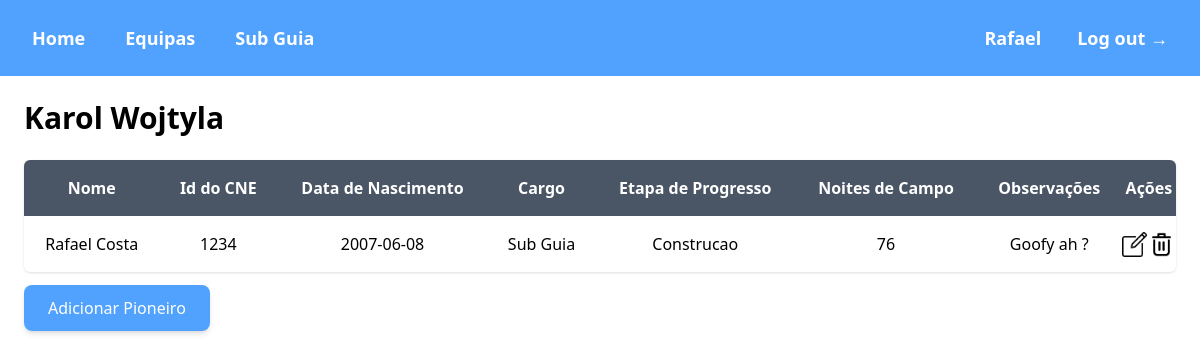
Page /public/karol.php (signed in) on the earlier database version.
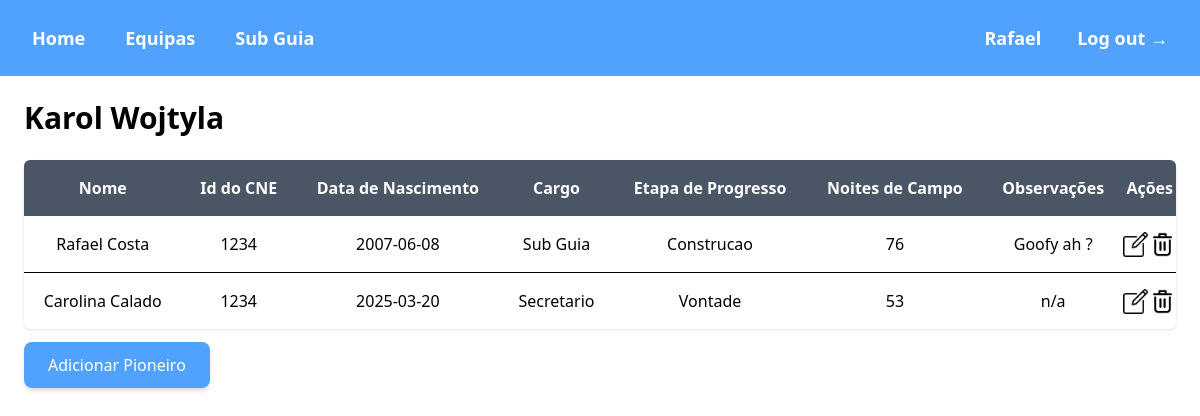
Same page on the later database version.
### tables this page shows
CREATE TABLE `pioneiros` (
  `id` int(11) NOT NULL,
  `nome` varchar(50) NOT NULL,
  `id_cne` int(11) NOT NULL,
  `dt_nascimento` date NOT NULL,
  `noites_campo` int(11) NOT NULL,
  `observacoes` text NOT NULL,
  `cargo_fk` int(11) NOT NULL,
  `equipa_fk` int(11) NOT NULL,
  `etapa_progresso_fk` int(11) NOT NULL
);

CREATE TABLE `cargos` (
  `cargo_id` int(11) NOT NULL,
  `cargo` varchar(20) NOT NULL
);

CREATE TABLE `etapas_progresso` (
  `etapa_id` int(11) NOT NULL,
  `etapa_progresso` varchar(20) NOT NULL
);

### public/karol.php (the view, shortened to what this page needs)
<?php
    require '../private/connection.php';
    $equipa = $_SESSION['equipa'];
?>
<!DOCTYPE html>
<html lang="en">
<head>
    <script src="https://unpkg.com/@tailwindcss/browser@4"></script>
</head>
<body>
    <?php include('header.php'); ?>
    <div class="p-6">
        <div class="max-w-[1450px] mx-auto">
            <h2 class="text-3xl font-bold">Karol Wojtyla</h2>
            <div class="mt-6 bg-white shadow-sm rounded-md overflow-hidden">
                <div class="overflow-x-auto">
                <?php
                    $selectPioneiros = "SELECT p.id, p.nome, p.id_cne, p.dt_nascimento, c.cargo, e.equipa, ep.etapa_progresso, p.noites_campo, p.observacoes FROM pioneiros as p
                    join cargos as c on p.cargo_fk = c.cargo_id
                    join equipas as e on p.equipa_fk = e.equipa_id
                    join etapas_progresso as ep on p.etapa_progresso_fk = ep.etapa_id
                    where e.equipa = 'Karol Wojtyla'";
                    $result = $connection->query($selectPioneiros);
                    if ($result && $result->num_rows > 0):
                ?>
                    <table class="w-full min-w-full border-collapse">
                        <thead class="bg-gray-600 text-white">
                            <tr>
                                <th class="p-4 text-center">Nome</th>
                                <th class="p-4 text-center">Id do CNE</th>
                                <th class="p-4 text-center">Data de Nascimento</th>
                                <th class="p-4 text-center">Cargo</th>
                                <th class="p-4 text-center">Etapa de Progresso</th>
                                <th class="p-4 text-center">Noites de Campo</th>
                                <th class="p-4 text-center">Observações</th>
                                <?php if (($cargo === "Guia" || $cargo === "Sub Guia") && $equipa === "Karol Wojtyla"): ?>
                                    <th colspan="2">Ações</th>
                                <?php endif; ?>
                            </tr>
                        </thead>
                        <tbody class="divide-y">
                            <?php
                                while ($row = $result->fetch_assoc()) {
                                    echo "<tr class='hover:bg-gray-100'>";
                                    echo "<td class='p-4 text-center' data-label='Nome'>" . htmlspecialchars($row['nome']) . "</td>";
                                    echo "<td class='p-4 text-center' data-label='Id do CNE'>" . htmlspecialchars($row['id_cne']) . "</td>";
                                    echo "<td class='p-4 text-center' data-label='Data de Nascimento'>" . htmlspecialchars($row['dt_nascimento']) . "</td>";
                                    echo "<td class='p-4 text-center' data-label='Cargo'>" . htmlspecialchars($row['cargo']) . "</td>";
                                    echo "<td class='p-4 text-center' data-label='Etapa de Progresso'>" . htmlspecialchars($row['etapa_progresso']) . "</td>";
                                    echo "<td class='p-4 text-center' data-label='Noites de Campo'>" . htmlspecialchars($row['noites_campo']) . "</td>";
                                    echo "<td class='p-4 text-center' data-label='Observações'>" . htmlspecialchars($row['observacoes']) . "</td>";
                                    if (($cargo === "Guia" || $cargo === "Sub Guia") && $equipa === "Karol Wojtyla") {
                                        echo "<td data-label='Ações'><a href='form_update.php?id=" . htmlspecialchars($row['id']) . "'><div class='icon'><img src='../images/editing.png' alt='edit_icon' style='width: 25px;'></div></a></td>";
                                        echo "<td data-label='Ações'><a href='#' onclick=confirmDelete(" . htmlspecialchars($row['id']) . ")><img alt='deleteIcon' src='../images/delete.png' style='width: 25px;'></a></td>";
                                    }
                                    echo "</tr>";
                                }
                            ?>
                        </tbody>
                    </table>
                    <?php
                        else:
                            echo "<p>Nao foram encontrados pioneiros nesta equipa</p>";
                        endif;
                    ?>
                </div>
            </div>
            <div class="mt-6">
                <?php if (($cargo === "Guia" || $cargo === "Sub Guia") && $equipa === "Karol Wojtyla"): ?>
                    <a href="form_add.php?equipa=Karol Wojtyla" class="bg-blue-400 text-white px-6 py-3 rounded-lg shadow-md hover:bg-blue-500">
                        Adicionar Pioneiro
                    </a>
                <?php endif; ?>
            </div>
        </div>
    </div>
</body>
</html>

Differences in the rows shown:
added pioneiros: nome "Carolina Calado", id_cne "1234", dt_nascimento "2025-03-20", cargo_fk.cargo "Secretario", etapa_progresso_fk.etapa_progresso "Vontade", noites_campo "53", observacoes "n/a"
